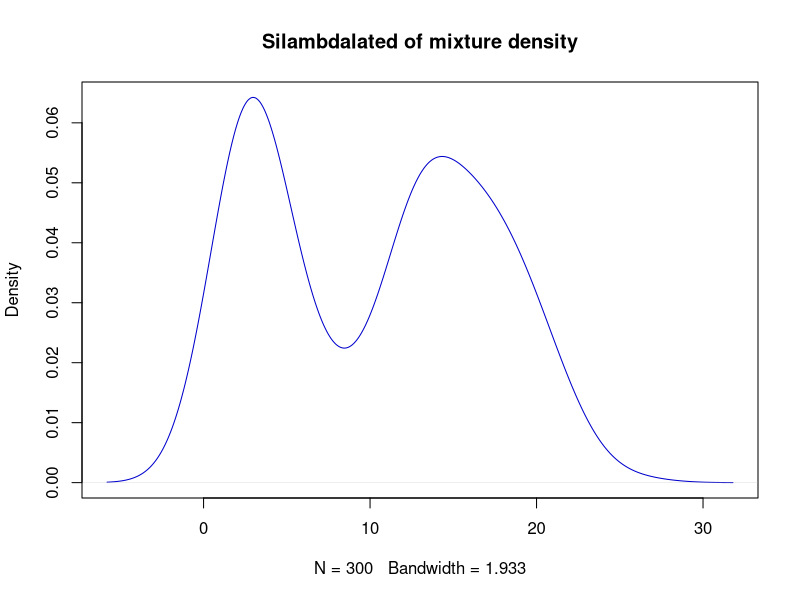

Reproduce this figure in R.
## ---- chunk 1
knitr::opts_chunk$set(echo = TRUE)
## ---- chunk 2
n1 = 100; n2 = 200;
pi1 = 0.4; pi2 = 1 - pi1;
lambda1 = 3 ; lambda2 = 15
x1 = rpois(n1, lambda1)
x2 = rpois(n2,lambda2)
## ---- chunk 3
X = c(x1, x2) 
## ---- chunk 4
Mix <- function(n, pi, lambda){
  K = length(pi)
  Z = t(rmultinom(n, size = 1, prob = pi))
  X = c()
  for (i in 1:n){
    id = which(Z[i,] == 1)
    X = c(X, rpois(1, lambda[id]))
  }
  return(X)
}
pi = c(0.4, 0.6)
lambda = c(3, 15)
x = Mix(300, pi, lambda)
plot(density(x), col = "blue3", main = "Silambdalated of mixture density", pch = 19)
## ---- chunk 5
Tik<- function(x , pi, lambda) {
  n = length(x)
  K = length(pi)
  tik = matrix(0, n, K)
  for(i in 1:n) {
    for(k in 1:K) {
      tik[i, k] = pi[k]*dpois(x[i], lambda[k])
    }
    tik[i, ] = tik[i, ] / sum(tik[i, ])
  }
  return(tik)
}

## ---- chunk 6
params <- function(x, gamma) {
# gamma is tik (the responsibilities)
  n = length(x)
  pi = colSums(gamma) / n
  K = length(pi)
  lambda = t(gamma)%*%x / colSums(gamma)
  return(list(pi=pi, lambda = lambda))
}
## ---- chunk 7
n1 = 100; n2 = 200;
lambda1 = 3 ; lambda2 = 15;
x1 = rpois(n1, lambda1)
x2 = rpois(n2,lambda2)
X = c(x1, x2)
pi = c(0.4, 0.6)
lambda = c(3, 15)
tik = Tik(X, pi, lambda)
gamma = tik
theta = params(X, gamma)
theta
